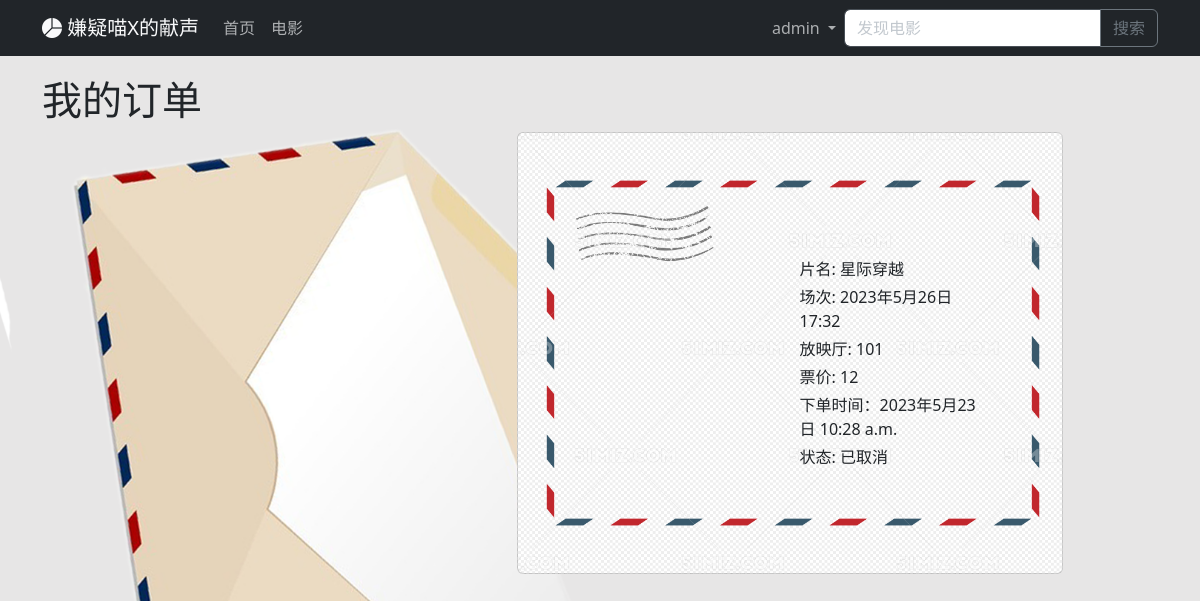
The page /m/ticket/23/ (signed in) on the database its author committed.
### productApp/models.py (models this page shows, shortened)
class movie_base(models.Model):
    name = models.CharField(max_length=100, verbose_name="名称")
    inform = models.TextField(verbose_name="简介")
    rate = models.FloatField(verbose_name="评分", blank=True, null=True, default=5.0)
    label = models.ManyToManyField(kind_base, verbose_name="标签", null=True, default=None)
    time_publish = models.DateField(max_length=20, default=timezone.now, verbose_name="上映时间")
    views = models.IntegerField(verbose_name="访问量", blank=True, null=True, default=0)
    photo = models.ImageField(upload_to='movie/', blank=True)
    showing = models.BooleanField(default=False, verbose_name="正在上映")
    class Meta:
        verbose_name = '电影'
        verbose_name_plural = '电影'

class session_base(models.Model):
    movie=models.ForeignKey(movie_base, verbose_name="电影", related_name="session", on_delete=models.PROTECT)
    time=models.DateTimeField(max_length=20, default=timezone.now, verbose_name="时间")
    location=models.ForeignKey(hall_base, verbose_name="厅", on_delete=models.PROTECT, default="")
    ordered_seats=models.IntegerField(verbose_name="已订座位数", blank=True, null=True, default=0)
    charge=models.IntegerField(verbose_name="票价", blank=True, null=True)
    class Meta:
        verbose_name = '场次'
        verbose_name_plural = '场次'

class hall_base(models.Model):
    name=models.CharField(max_length=100, verbose_name="名称")
    total_seats=models.IntegerField(verbose_name="座位数")
    class Meta:
        verbose_name = '放映厅'
        verbose_name_plural = '放映厅'

class ticket_base(models.Model):
    user=models.ForeignKey(User, verbose_name="用户", related_name="tickets", on_delete=models.CASCADE, default="")
    seat=models.IntegerField(verbose_name="座号", blank=True, null=True)
    session=models.ForeignKey(session_base, verbose_name="场次", null=True, on_delete=models.SET_NULL, default=None)
    time_create=models.DateTimeField(max_length=20, default=timezone.now, verbose_name="下单时间")
    STATUS_CHOICES = [(-1,'已取消'), (0,'未生效'), (1,'待核销'), (2,'已核销')]
    status=models.IntegerField(verbose_name="状态", blank=True, null=True, default=0 ,choices=STATUS_CHOICES)
    class Meta:
        verbose_name = '票'
        verbose_name_plural = '票'

### productApp/views.py (the view)
# urls.py: path('ticket/<str:ticketid>/', views.ticket_view, name='ticket_url'),
def ticket_view(request, ticketid):
    ticket = get_object_or_404(ticket_base, id=ticketid)
    session = ticket.session
    user = ticket.user
    if request.user != user:
        return redirect('/')
    else:
        return render(request, 'ticket.html', {
            'movie':session.movie,
            'session':session,
            'ticket':ticket
        })

### productApp/templates/ticket.html (shortened to what this page needs)
{% extends 'base.html' %}
{% load static %}
{% block content %}
    <div class="container">
        <h1 class="sub-head" id="head">我的订单</h1>
        <div class="row">
            <div class="col-md-5">
            </div>
            <div class="col-md-6 ">
                <div class="card letter" style="aspect-ratio: 4/3">
                    <div class="d-flex align-content-center justify-content-center m-3" style="height: 100%;">
                        <div class="align-self-center m-3"
                            style="background-image: url('{{movie.photo.url}}');
                                    width: 35%; aspect-ratio: 1/1;
                                    background-size: cover;
                                    border-radius: 6px;">
                        </div>
                        <div class="align-self-center m-3"
                            style="width: 200px; height: 200px;
                                background-size: cover;
                                border-radius: 6px;">
                            <p class="m-1">片名: {{session.movie.name}}</p>
                            <p class="m-1">场次: {{session.time.year}}年{{session.time.month}}月{{session.time.day}}日 {{session.time.hour}}:{{session.time.minute}}</p>
                            <p class="m-1">放映厅: {{session.location.name}}</p>
                            <p class="m-1">票价: {{session.charge}}</p>
                            <p class="m-1">下单时间：{{ticket.time_create.year}}年{{ticket.time_create.month}}月{{ticket.time_create.day}}日 {{ticket.time_create.time}}</p>
                            {% if ticket.status == 1 %}
                            <p class="m-1">状态: 已下单</p>
                            <a class="btn btn-danger" href="{% url 'loginApp:del_ticket_url' ticket.id %}">取消订单</a>
                            {% else %}
                            <p class="m-1">状态: 已取消</p>
                            {% endif %}
                        </div>
                    </div>
                </div>
            </div>
        </div>
    </div>
{% endblock %}

### templates/base.html (shortened to what this page needs)
{% load static %}
<!DOCTYPE HTML>
<html lang="zh-cn">
<head>
    <link rel="stylesheet" href="{% static '/bootstrap/dist/css/bootstrap.min.css' %}">
    <link rel="stylesheet" href="{% static '/bootstrap-icons-1.10.5/font/bootstrap-icons.css' %}">
    <link rel="stylesheet" href="{% static 'css/style.css' %}">
</head>
<body>
    <nav class="navbar bg-dark navbar-expand-lg bd-navbar sticky-top" data-bs-theme="dark">
        <div class="container">
            <a class="navbar-brand" href="{% url 'home' %}">
                <span><i class="bi bi-pie-chart-fill"></i> 嫌疑喵X的献声</span>
            </a>
            <div class="collapse navbar-collapse" id="navbarScroll">
                <ul class="navbar-nav me-auto my-2 my-lg-0 navbar-nav-scroll" style="--bs-scroll-height: 100px;">
                    <li class="nav-item subject">
                        <a class="nav-link" id="home" aria-current="page" href="{% url 'home' %}">首页</a>
                    </li>
                    <li class="nav-item subject">
                        <a class="nav-link" id="product" href="{% url 'productApp:product' 'all' %}">电影</a>
                    </li>
                </ul>
                <ul class="nav navbar-nav navbar-right">
                    {% if request.user.is_authenticated %}
                    <li class="nav-item dropdown">
                        <a class="nav-link dropdown-toggle subject" data-bs-toggle="dropdown" href="#" role="button" aria-expanded="false">
                            {{request.user}}
                        </a>
                    </li>
                    {% else %}
                    <a type="button" class="btn btn-success navbar-btn" href="{% url 'loginApp:login_url' %}?next={% firstof request.path '/' %}">登录</a>
                    <a type="button" class="btn btn-dark navbar-btn" href="{% url 'loginApp:signin_url' %}?next={% firstof request.path '/' %}">注册</a>
                    {% endif %}
                </ul>
                <form action="{% url 'productApp:search_url' %}" method="get" class="d-flex" role="search">
                    <div class="input-group">
                        <input class="form-control" type="search" placeholder="发现电影" name="s_movie" aria-label="search" aria-describedby="button-addon2">
                        <button class="btn btn-outline-secondary" type="submit" id="button-addon2">搜索</button>
                    </div>
                </form>
            </div>
        </div>
    </nav>
    <div class="base" id="base0" style="position: relative;">
        <div class="base" id="base1" style="position: absolute;">
        </div>
        <div class="base" style="z-index: 2; position: absolute;">
            {% block content %}{% endblock %}
        </div>
    </div>
</body>
</html>

### static/css/style.css (style rules this page uses)
body { background-color: rgb(231, 230, 230); background-repeat: no-repeat; background-attachment: fixed; background-size: cover; }
.base { width: 100%; min-height: calc(100vh - 56px); background-size:cover; }
.sub-head { margin-top: 20px; }
.letter { background-image: url('../img/letter.png'); background-size: cover; }
.subject { object-fit:cover; transition:transform .5s; }

### rows shown on the page
session_base: movie.name "星际穿越", time.year "2023", time.month "5", time.day "26", time.hour "17", time.minute "32", location.name "101", charge "12"
ticket_base: time_create.year "2023", time_create.month "5", time_create.day "23", time_create.time "10:28 a.m."

### other values the page prints
{{ request.user }} "admin"
